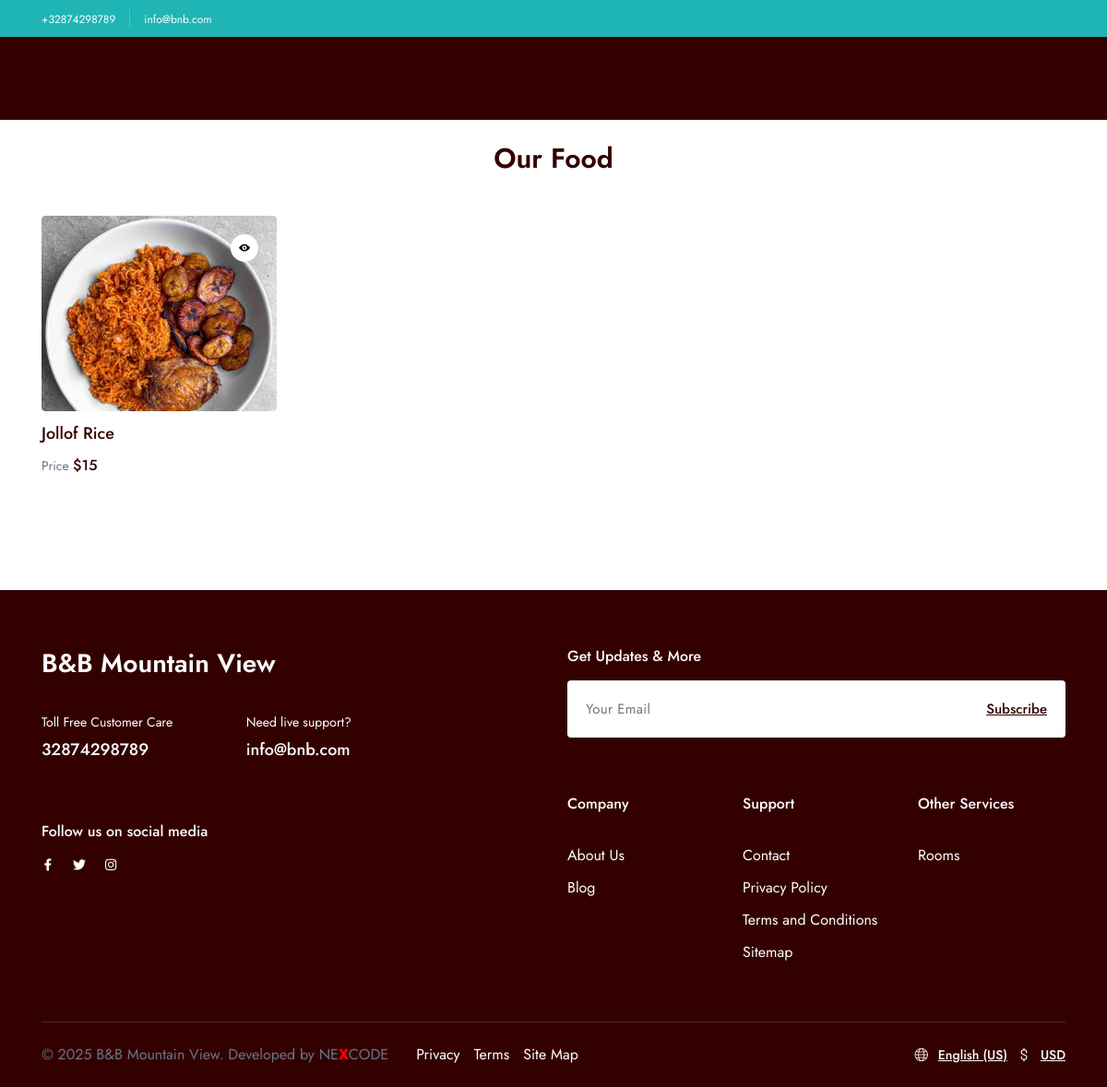
/restaurant/, run on the app's committed database.
### home/models.py (models this page shows, shortened)
class Setting(models.Model):
    email = models.CharField(max_length=255, null=True, blank=True)
    second_email = models.CharField(max_length=255, null=True, blank=True)
    contact_number = models.CharField(max_length=255, null=True, blank=True)
    website = models.URLField(max_length=255, null=True, blank=True)
    instagram = models.URLField(max_length=255, null=True, blank=True)
    twitter = models.URLField(max_length=255, null=True, blank=True)
    facebook = models.URLField(max_length=255, null=True, blank=True)
    whatsapp_number = models.CharField(max_length=255, null=True, blank=True)
    address = models.CharField(max_length=255, null=True, blank=True)
    about_image = ProcessedImageField(
        upload_to=about_image_path,
        processors=[ResizeToFill(630, 700)],
        format='JPEG',
        options={'quality': 90},
        null=True,
        blank=True,
    )
    about_title = models.CharField(max_length=255, null=True, blank=True)
    about_description = models.TextField(max_length=500, null=True, blank=True)
    class Meta:
        verbose_name = "Setting"
        verbose_name_plural = "Settings"

class Food(models.Model):
    name = models.CharField(max_length=255)
    slug = models.SlugField(unique=True, blank=True)
    description = models.TextField()
    price_usd = models.IntegerField(null=True, blank=True)
    price_rwf = models.IntegerField(null=True, blank=True)
    image = ProcessedImageField(
        upload_to=food_image_path,
        format='JPEG',
        processors=[ResizeToFill(720, 720)],
        options={'quality': 90},
        null=True,
        blank=True,
    )
    created_at = models.DateTimeField(default=timezone.now)
    updated_at = models.DateTimeField(auto_now=True)
    class Meta:
        verbose_name_plural = "Food"

### home/views.py (the view)
# urls.py: path('restaurant/', restaurant, name="restaurant"),
def restaurant(request):
    restaurant = Food.objects.all().order_by('-created_at')
    settings = Setting.objects.first()
    selected_currency = request.GET.get('currency', request.session.get('currency', 'USD'))
    request.session['currency'] = selected_currency
    context = {
        'restaurant': restaurant,
        'settings': settings,
        'selected_currency': selected_currency,
    }
    return render(request, 'restaurant/index.html', context)

### templates/restaurant/index.html (shortened to what this page needs)
{% extends 'layouts/app.html' %}
{% load static %}
{% load humanize %}
{% load custom_filters %}
{% block content %}
    <br>
    <br>
    <br>
    <section class="layout-pt-md layout-pb-lg">
        <div class="container">
            <div class="row justify-center text-center">
                <div class="col-auto">
                    <div class="sectionTitle -md">
                        <h2 class="sectionTitle__title">Our Food</h2>
                    </div>
                </div>
            </div>
            <div class="row y-gap-30 pt-40 sm:pt-20">
                {% for food in restaurant %}
                    <div class="col-lg-3 col-sm-6">
                        <a href="{% url 'base:getFood' food.slug %}" class="cruiseCard -type-1 rounded-4">
                            <div class="cruiseCard__image">
                                <div class="cardImage ratio ratio-6:5">
                                    <div class="cardImage__content">
                                        <div class="cardImage-slider rounded-4 overflow-hidden js-cardImage-slider">
                                            <div class="swiper-wrapper">
                                                <div class="swiper-slide">
                                                    <img class="col-12" src="{{ food.image.url }}" alt="{{ food.name }}">
                                                </div>
                                            </div>
                                        </div>
                                    </div>
                                    <div class="cardImage__wishlist">
                                        <button class="button -blue-1 bg-white size-30 rounded-full shadow-2">
                                            <i class="icon-eye text-12"></i>
                                        </button>
                                    </div>
                                </div>
                            </div>
                            <div class="cruiseCard__content mt-10">
                                <h4 class="cruiseCard__title text-dark-1 text-18 lh-16 fw-500">
                                    <span>{{ food.name }}</span>
                                </h4>
                                <div class="row y-gap-20 justify-between items-center pt-5">
                                    <div class="col-auto">
                                        <div class="text-14 text-light-1">
                                            Price
                                            <span class="text-16 fw-500 text-dark-1">
                                                {% if selected_currency == 'USD' %}
                                                    ${{ food.price_usd|intcomma }}
                                                {% else %}
                                                    {{ food.price_rwf|intcomma }} RWF
                                                {% endif %}
                                            </span>
                                        </div>
                                    </div>
                                </div>
                            </div>
                        </a>
                    </div>
                {% endfor %}
            </div>
        </div>
    </section>
{% endblock %}

### templates/layouts/app.html (shortened to what this page needs)
{% load static %}
<!DOCTYPE html>
<html lang="en" data-x="html" data-x-toggle="html-overflow-hidden">
<head>
    <link rel="stylesheet" href="{% static 'css/vendors.css' %}">
    <link rel="stylesheet" href="{% static 'css/main.css' %}">
    <link rel="stylesheet" href="https://cdnjs.cloudflare.com/ajax/libs/toastr.js/latest/toastr.min.css">
</head>
<body>
    <main>
        {% include 'inc/header.html' %}
        {% block content %}{% endblock %}
        {% include 'inc/footer.html' %}
    </main>
</body>
</html>

### templates/inc/header.html (shortened to what this page needs)
{% load static %}
<section class="header-banner py-5 bg-blue-1 z-2">
	<div class="container">
		<div class="row items-center justify-between">
			<div class="col-auto">
				<div class="row x-gap-15 y-gap-15 items-center">
					<div class="col-auto md:d-none">
						<a href="#" class="text-12 text-white">+{{ settings.contact_number }}</a>
					</div>
					<div class="col-auto md:d-none">
					</div>
					<div class="col-auto">
						<a href="#" class="text-12 text-white">{{ settings.email }}</a>
					</div>
				</div>
			</div>
		</div>
	</div>
</section>
<header data-add-bg="bg-dark-1" class="header mt-40 -type-9 js-header" data-x="header" data-x-toggle="is-menu-opened" style="background: #330000 !important;">
</header>

### templates/inc/footer.html (shortened to what this page needs)
{% load static %}
<footer class="footer -type-2 bg-dark-2 text-white">
    <div class="container">
        <div class="pt-60 pb-60">
            <div class="row y-gap-40 justify-between xl:justify-start">
                <div class="col-xl-4 col-lg-6">
                    <a href="{% url 'base:home' %}">
                        <h3>
                            B&B Mountain View
                        </h3>
                    </a>
                    <div class="row y-gap-30 justify-between pt-30">
                        <div class="col-sm-6">
                            <div class="text-14">Toll Free Customer Care</div>
                            <a href="tel:{{ settings.contact_number }}" class="text-18 fw-500 mt-5">{{ settings.contact_number }}</a>
                        </div>
                        <div class="col-sm-5">
                            <div class="text-14">Need live support?</div>
                            <a href="mail:{{ settings.email }}" class="text-18 fw-500 mt-5">{{ settings.email }}</a>
                        </div>
                    </div>
                    <div class="mt-60">
                        <h5 class="text-16 fw-500 mb-10">Follow us on social media</h5>
                        <div class="d-flex x-gap-20 items-center">
                            <a href="{{ settings.facebook }}"><i class="icon-facebook text-14"></i></a>
                            <a href="{{ settings.twitter }}"><i class="icon-twitter text-14"></i></a>
                            <a href="{{ settings.instagram }}"><i class="icon-instagram text-14"></i></a>
                        </div>
                    </div>
                </div>
                <div class="col-lg-6">
                    <div class="row y-gap-30">
                        <div class="col-12">
                            <h5 class="text-16 fw-500 mb-15">Get Updates & More</h5>
                            <div class="single-field relative d-flex justify-end items-center pb-30">
                                <input class="bg-white rounded-8" type="email" placeholder="Your Email">
                                <button class="absolute px-20 h-full text-15 fw-500 underline text-dark-1">Subscribe</button>
                            </div>
                        </div>
                        <div class="col-lg-4 col-sm-6">
                            <h5 class="text-16 fw-500 mb-30">Company</h5>
                                <div class="d-flex y-gap-5 flex-column">
                                <a href="{% url 'base:about' %}">About Us</a>
                                <a href="{% url 'base:blogs' %}">Blog</a>
                            </div>
                        </div>
                        <div class="col-lg-4 col-sm-6">
                            <h5 class="text-16 fw-500 mb-30">Support</h5>
                            <div class="d-flex y-gap-5 flex-column">
                                <a href="{% url 'base:contact' %}">Contact</a>
                                <a href="#">Privacy Policy</a>
                                <a href="#">Terms and Conditions</a>
                                <a href="#">Sitemap</a>
                            </div>
                        </div>
                        <div class="col-lg-4 col-sm-6">
                            <h5 class="text-16 fw-500 mb-30">Other Services</h5>
                            <div class="d-flex y-gap-5 flex-column">
                                <a href="{% url 'base:rooms' %}">Rooms</a>
                            </div>
                        </div>
                    </div>
                </div>
            </div>
        </div>
        <div class="py-20 border-top-white-15">
            <div class="row justify-between items-center y-gap-10">
                <div class="col-auto">
                    <div class="row x-gap-30 y-gap-10">
                        <div class="col-auto">
                            <div class="d-flex items-center">
                                <p>© 2025 B&B Mountain View. Developed by <a href='https://www.nexcodes.dev/' target='_blank'>NE<span style="color:red; font-weight: bold">X</span>CODE</a></p>
                            </div>
                        </div>
                        <div class="col-auto">
                            <div class="d-flex x-gap-15">
                                <a href="#">Privacy</a>
                                <a href="#">Terms</a>
                                <a href="#">Site Map</a>
                            </div>
                        </div>
                    </div>
                </div>
                <div class="col-auto">
                    <div class="row y-gap-10 items-center">
                        <div class="col-auto">
                            <div class="d-flex items-center">
                                <button class="d-flex items-center text-14 fw-500 text-white mr-10">
                                    <i class="icon-globe text-16 mr-10"></i>
                                    <span class="underline">English (US)</span>
                                </button>
                                <button class="d-flex items-center text-14 fw-500 text-white">
                                    <i class="icon-usd text-16 mr-10"></i>
                                    <span class="underline">USD</span>
                                </button>
                            </div>
                        </div>
                    </div>
                </div>
            </div>
        </div>
    </div>
</footer>

### data on the page
Setting: contact_number "32874298789", email "info@bnb.com"
Food: image (picture), name "Jollof Rice", price_usd "15"
